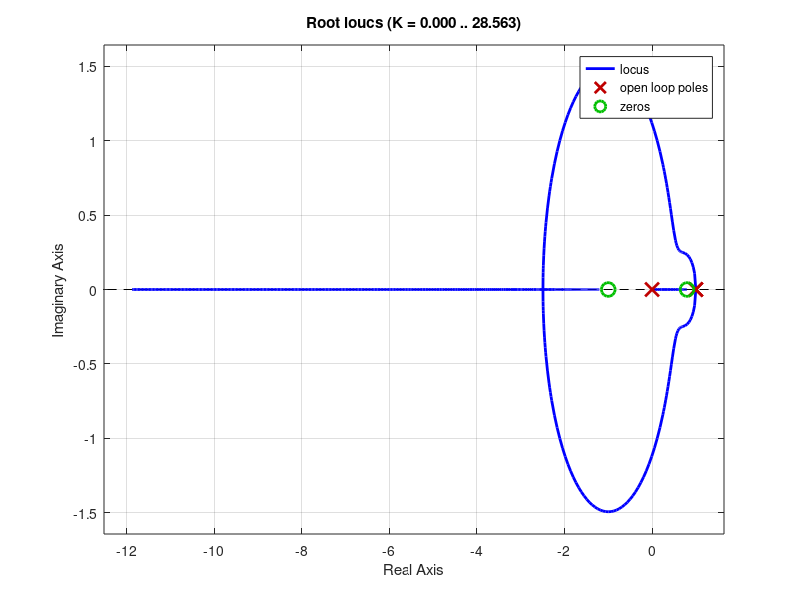
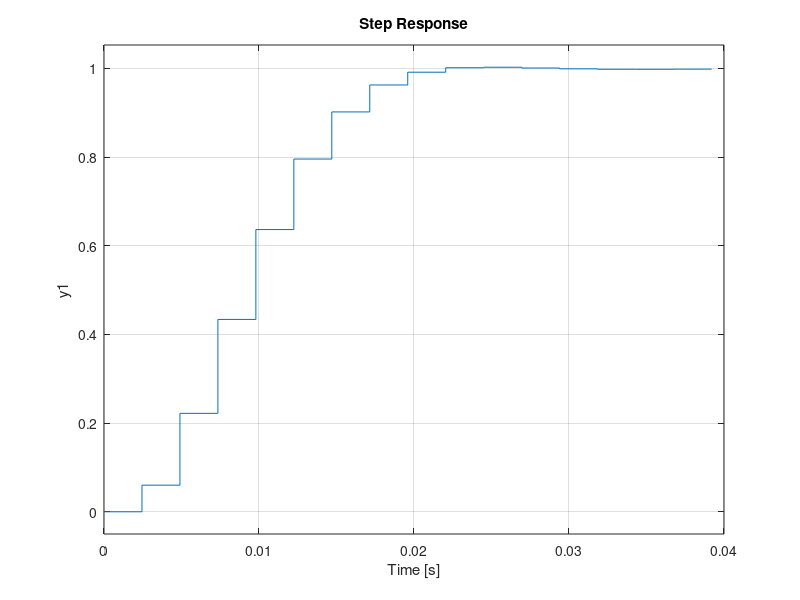

Write MATLAB code to recreate these figures, in order.
%% Hard disk drive arm

J = 6e-6;
h = sqrt(J)
z = tf('z', h);
H = (z+1)/(2*(z-1)^2) % Double integrator in discrete time
Fb = (z-0.8)/z


figure(1)
clf
rlocus(Fb*H)

K=0.6;
Ff = 0.2*K;
Hc = Ff*feedback(H, K*Fb)
figure(2)
hold on
step(Hc)
